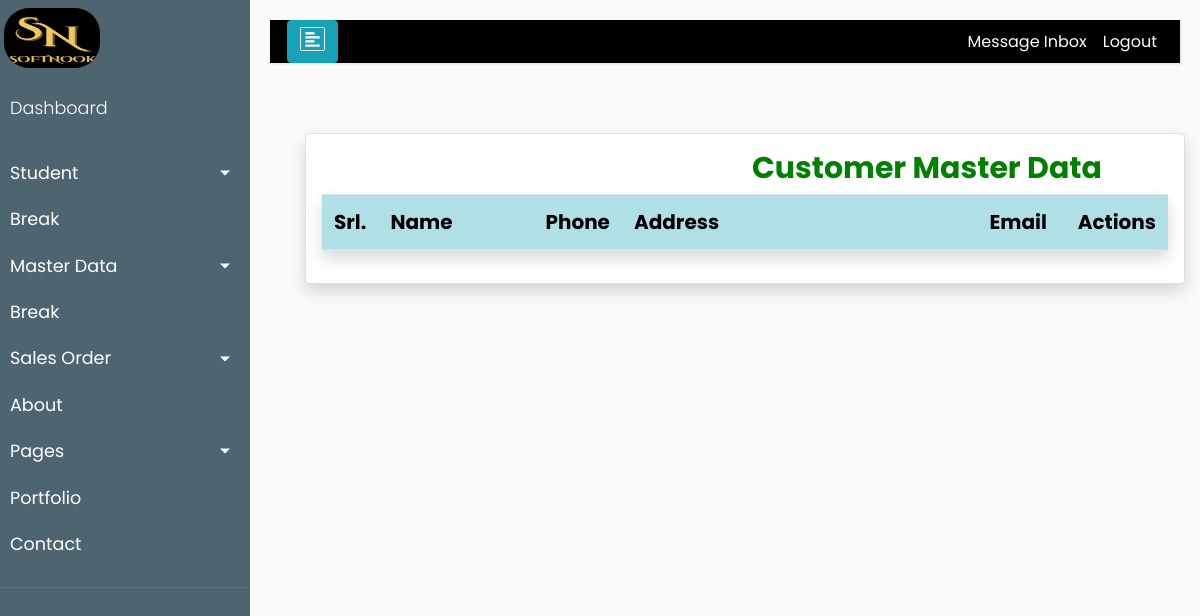
Before: /product/customer1/ (signed in) with the older database file.
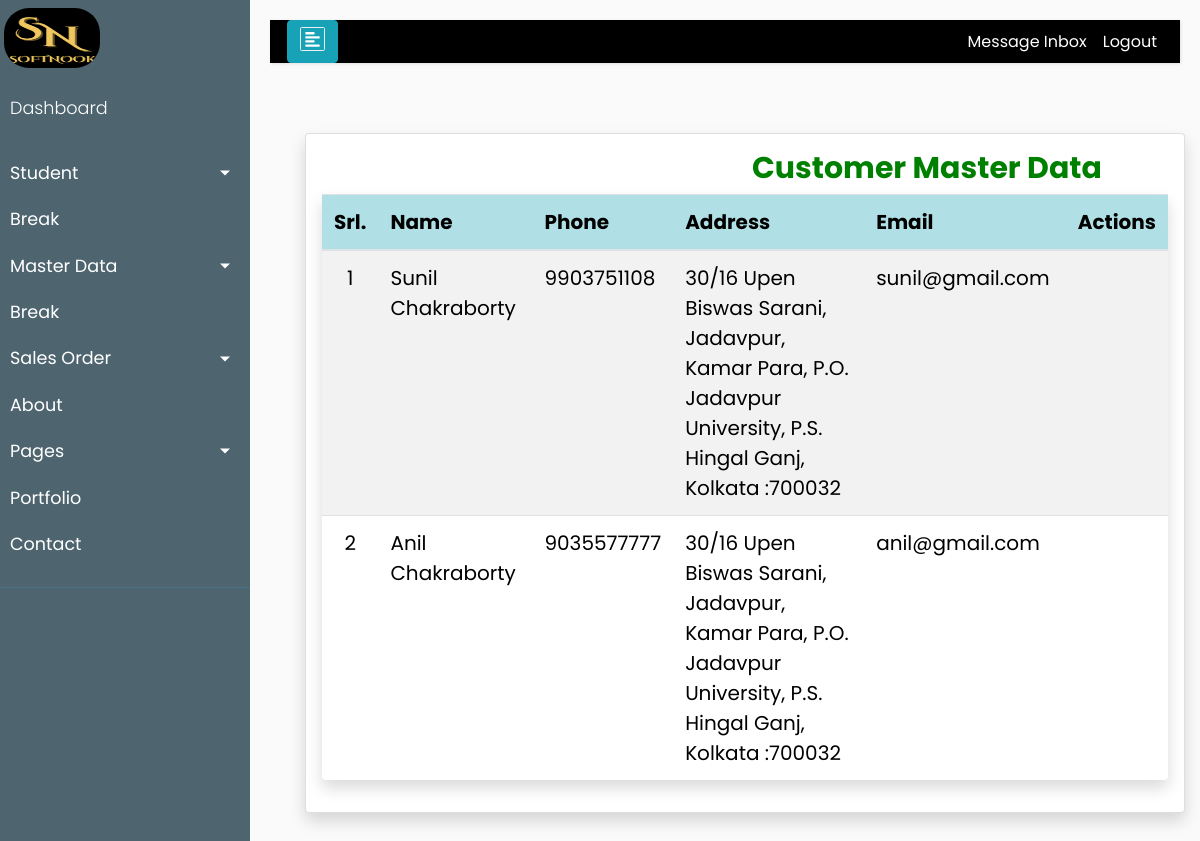
After: the same page with the newer database file.
### product/models.py (models this page shows, shortened)
class Customer(models.Model):
    id              = models.AutoField(primary_key=True)
    name            = models.CharField(verbose_name='Name',max_length=150,null=True, blank=True)
    phone           = models.CharField(verbose_name='Phone',max_length=12, unique=True)
    address         = models.CharField(verbose_name='Address',max_length=200,null=True)
    email           = models.EmailField(verbose_name='Email',max_length=50, unique=True)
    created_date    = models.DateTimeField(auto_now_add=True)
    modified_date   = models.DateTimeField(auto_now=True)
    fk_email 	    = models.ForeignKey(Account,verbose_name="email key", on_delete=models.CASCADE, null=True, blank=True)
    is_deleted      = models.BooleanField(default=False)

### product/views.py (the view)
# urls.py: path('customer1/', customer_list, name='customer1'),
def customer_list(request):
    user_id = request.session['user_id']
    account = Account.objects.get(id=user_id)
    customers = Customer.objects.all()
    for customer in customers:
        print(customer.pk)
    qs=Customer.objects.all()
    context={
        "queryset":qs,
        "customers":customers,
    }
    return render(request, "product/customer_list.html", context)

### product/templates/product/customer_list.html (shortened to what this page needs)
{% extends 'base.html' %}
{% load static %}
	{% block content %}
  </head>
  <body>
	<br>
    <main role="main" class="container" >
	  <div class="card shadow p-3 mb-5 bg-white rounded" style="width:100%;margin-top:5px;">
		<table id="product" class = "table sts table-striped rounded shadow display " style="width:100% ">
				<h2 style="color:green;font-weight:bolder;font-size:30px;margin-left:430px;">Customer Master Data</h2>
				<thead class="sticky">
					<tr style="background-color:powderblue;" >
						<th style="text-align: center;color:black; width:2%">Srl.</th>
						<th style="text-align: left;color:black; width:20%">Name</th>
						<th style="text-align: left;color:black; width:10%">Phone</th>
						<th style="text-align: left;color:black; width:48%">Address</th>
						<th style="text-align: left;color:black;width:10%">Email</th>
						<th style="text-align: left;color:black; width:10%">&nbspActions</th>
					</tr>
				</thead>
				<tbody>
				{% for item in queryset %}
					<tr>
						<td style="text-align: center;">{{ forloop.counter }}</td>
						<td style="text-align: left;">{{ item.name }}</td>
						<td style="text-align: left;">{{ item.phone }}</td>
						<td style="text-align: left;">{{ item.address }}</td>
						<td style="text-align: left;">{{ item.email }}</td>
						<td class="align-middle">
						</td>
					</tr>
				{% endfor %}
				</tbody>
		</table>
	</div>
    </main>
{% endblock content %}

Changed rows visible on the page:
added Customer: name "Sunil Chakraborty", phone "9903751108", address "30/16 Upen Biswas Sarani, Jadavpur, Kamar Para, P.O. Jadavpur University, P.S. Hingal Ganj, Kolkata :700032", email "sunil@gmail.com"
added Customer: name "Anil Chakraborty", phone "9035577777", address "30/16 Upen Biswas Sarani, Jadavpur, Kamar Para, P.O. Jadavpur University, P.S. Hingal Ganj, Kolkata :700032", email "anil@gmail.com"
